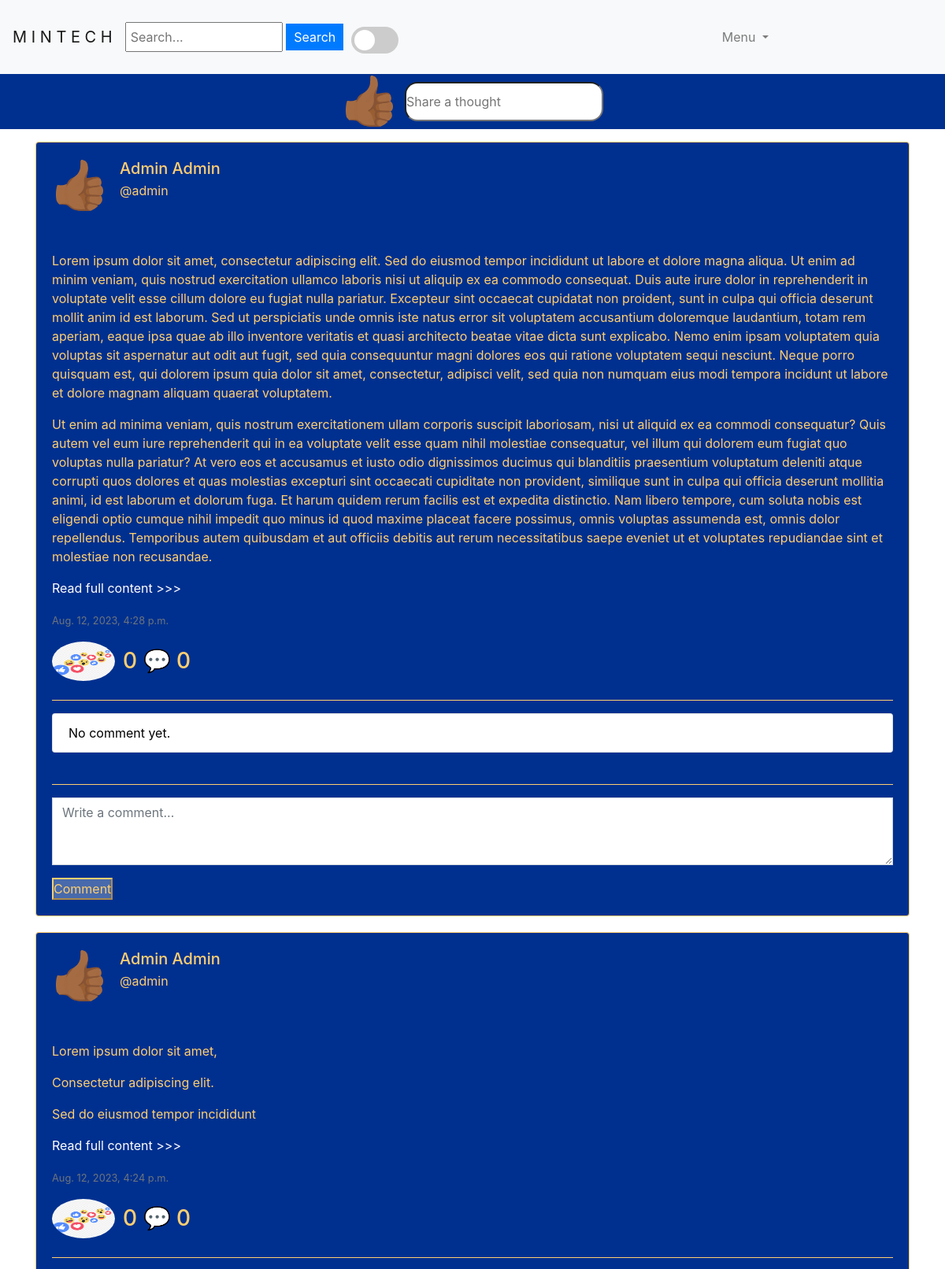
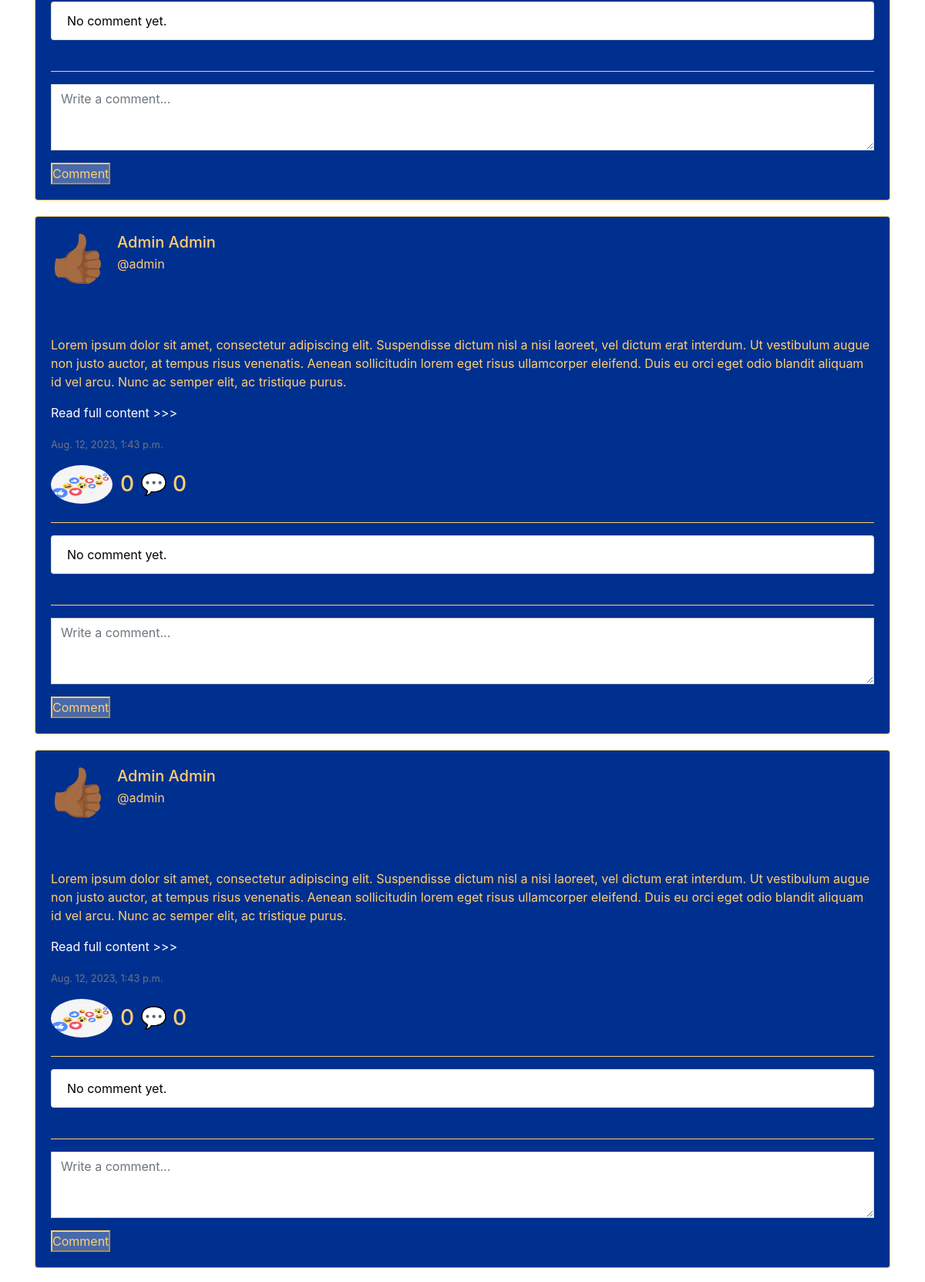
/ (signed in, upper part), run on the app's committed database (2 pictures, top to bottom).
### minsocial/models.py (models this page shows, shortened)
class Post(models.Model):
    user = models.ForeignKey(User, on_delete=models.CASCADE, blank=True, null=True, related_name="post_user")
    postContent = models.TextField(blank=True)
    timestamp = models.DateTimeField(auto_now_add=True)
    post_image = models.ImageField(upload_to='post_image/', null=True, blank=True)

class User(AbstractUser):
    profile_pics = models.ImageField(upload_to='profile_pics/', null=True, blank=True)
    phone_number = models.CharField(max_length=20, null=True, blank=True)
    about = models.TextField(null=True, blank=True)

### minsocial/views.py (the view)
# urls.py: path("", views.index, name="index"),
def index(request):
    if not request.user.is_authenticated:
        return render(request, "network/login.html")
    post = Post.objects.all().order_by("id").reverse().select_related("user")
    paginator = Paginator(post, 10) # Show 10 contacts per page.
    page_number = request.GET.get('page')
    page_post = paginator.get_page(page_number)
    user = request.user
    suggested_groups = Group.objects.all()
    groups = Group.objects.filter(members=user)
    is_member = groups.exists()  # Check if the user is a member of at least one group
    is_not_member = not is_member  # Check if the user is not a member of any group
    profile_pics = user.profile_pics
    comments = Comment.objects.filter(post__in=page_post)
    return render(request, "network/index.html", {
        "is_member": is_member,
        "is_not_member": is_not_member,
        "suggested_groups": suggested_groups,
        "page_post": page_post,
        "groups": groups,
        "profile_pics": profile_pics,
        "comments": comments,
        "user": user,
    })

### minsocial/templatetags/my_filters.py (called while the page is built)
@register.filter
def split_paragraphs(value):
    return value.split('\n')

### minsocial/templates/network/index.html (shortened to what this page needs)
{% extends "network/layout.html" %}
{% load custom_tags %}
{% load my_filters %}
{% load static %}
{% block body %}
{% if user.is_authenticated %}
<div class="input-group mb-3" id="create-post-field-container">
  {% if user.profile_pics %}
    <a href="{% url 'profile' user_id=user.id %}">
      <img src="{{ user.profile_pics.url }}" class="rounded-circle" width="70" height="70">
    </a>
  {% else %}
    <a href="{% url 'profile' user_id=user.id %}">
      <img src="/media/post_image/hand.gif" class="rounded-circle" width="70" height="70">
    </a>
  {% endif %}
  <input style="margin-top: 10px; height: 50px; border-radius: 1rem;" type="text" id="create-post-field" placeholder="Share a thought" onclick="openModal()">
</div>
{% endif %}
<div id="posts">
  {% for posts in page_post %}
  <section>
    <div class="container">
      <div class="card">
        <div class="card-body">
          <div class="d-flex align-items-center">
            {% if posts.user.profile_pics %}
              <a href="{% url 'profile' user_id=posts.user.id %}">
                <img src="{{ posts.user.profile_pics.url }}" class="rounded-circle" width="70" height="70">
              </a>
            {% else %}
              <a href="{% url 'profile' user_id=posts.user.id %}">
                <img src="/media/post_image/hand.gif" class="rounded-circle" width="70" height="70">
              </a>
            {% endif %}
            <div class="ml-3">
              <h5 class="card-title mb-1">
                <a class="card-title" style="text-decoration: none;" href="{% url 'profile' user_id=posts.user.id %}">{{posts.user.first_name}} {{posts.user.last_name}}</a>
              </h5>
              <p class="mb-0">
                <p>@{{posts.user.username}}</p>
              </p>
            </div>
          </div>
          <br>
          <br>
          <div class="card-text" id="content_{{ posts.id }}">
            {% for paragraph in posts.postContent|split_paragraphs|slice:":3" %}
              <p>{{ paragraph|urlize }}</p>
            {% endfor %}
            {% if posts.postContent|split_paragraphs|length >= 2 %}
              <a href="{% url 'post_content' post_id=posts.id %}">
                <p class="read-more" data-post="{{ posts.id }}">Read full content >>></p>
              </a>
            {% endif %}
        </div>
        <p class="card-text"><small class="text-muted">{{ posts.timestamp }}</small></p>
        {% include 'network/likes.html' %}
        <hr style="border-color: #FFCF70;">
        {% include 'network/comments.html' %}
      </div>
    </div>
  </div>
  </section>
{% endfor %}
</div>
{% endblock %}

### minsocial/templates/network/likes.html (shortened to what this page needs)
{% load custom_tags %}
{% load my_filters %}
{% load static %}
<div class="horizontal-container">
  <div class="">
    <h3 class="like-btn" data-post-id="{{ posts.id }}">
      <img src="/media/post_image/react.png" class="rounded-circle" alt="Shock" width="80" height="50">
    </h3>
  </div>
  {% with total_count=posts.postLove.count|add:posts.postHaha.count|add:posts.postSad.count|add:posts.postShock.count|add:posts.post_like.count %}
  <h3 onclick="opensModal('{{ posts.id }}')">
    <span style="color: #FFCF70;">{{ total_count }}</span> 💬 {{ posts.postComment.count }}
  </h3>
{% endwith %}
</div>

### minsocial/templates/network/comments.html (shortened to what this page needs)
{% load custom_tags %}
{% load my_filters %}
{% load static %}
<ul class="list-group">
    {% for comment in posts.postComment.all|slice:":3" %}
      <li class="list-group-item">
        {% if comment.author.profile_pics %}
        <a href="{% url 'profile' user_id=comment.author.id %}">
          <img src="{{ comment.author.profile_pics.url }}" class="rounded-circle" width="70" height="70">
        </a>
        {% else %}
        <a href="{% url 'profile' user_id=comment.author.id %}">
          <img src="/media/post_image/hand.gif" class="rounded-circle" width="70" height="70">
        </a>
        {% endif %}
        <strong><a href="{% url 'profile' user_id=comment.author.id %}"><span style="color: black;">@{{ comment.author.username }}</span></a> <span style="color: black;"> wrote:</span></strong>
        <div class="card-text" id="content_{{ comment.id }}">
          {% for paragraph in comment.message|split_paragraphs|slice:":8" %}
            <p style="color: black;">{{ paragraph|urlize }}</p>
          {% endfor %}
          {% if comment.message|split_paragraphs|length > 5 %}
          <a href="{% url 'post_content' post_id=posts.id %}">
            <p class="btn btn-link read-more" data-post="{{ posts.id }}">Read full comment >>></p>
          </a>
          {% endif %}
        </div>
      </li>
    {% empty %}
      <li class="list-group-item" style="color: black;">No comment yet.</li>
    {% endfor %}
  </ul>
  <br>
  <hr style="border-color: #FFCF70;">
        {% if user.is_authenticated %}
        <form action="{% url 'addComment' post_id=posts.id %}" method="POST">
          <div class="form-group">
            <span class="comment-field">
            <textarea type="text" id="new-comment" name="newComment" class="form-control rounded-0 shadow-none" rows="3" placeholder="Write a comment..."></textarea>
          </span>
          </div>
            <span class="btn-comment">
            <button class="submit-button" type="submit" id="comment-btn">
              Comment
            </button>
          </span>
        </form>
        {% endif %}

### minsocial/static/network/styles.css (style rules this page uses)
* { margin: 0; padding: 0; box-sizing: border-box; }
.read-more { color: white; }
.card { background-color: #00308F; color: #FFCF70; border-color: #FFCF70;; }
.card-body { color: #FFCF70; }
.submit-button { color: #FFCF70; border-color: #FFCF70;; }
.card-title { color: #FFCF70; }
.input-group { background-color: #00308F; display: flex; justify-content: center; gap: 10px; }
.container { margin-bottom: 20px }
.horizontal-container { display: flex; align-items: center; gap: 10px; }

### data on the page
Post: user.first_name "Admin", user.last_name "Admin", user.username "admin", postContent "Lorem ipsum dolor sit amet, consectetur adipiscing elit. Sed do eiusmod tempor incididunt ut labore et dolore magna aliqua. Ut enim ad minim veniam, quis nostrud exercitation ullamco laboris nisi ut aliquip ex ea commodo consequat. Duis aute irure dolor in reprehenderit in voluptate velit esse cillum dolore eu fugiat nulla pariatur. Excepteur sint occaecat cupidatat non proident, sunt in culpa qui officia deserunt mollit anim id est laborum. Sed ut perspiciatis unde omnis iste natus error sit voluptatem accusantium doloremque laudantium, totam rem aperiam, eaque ipsa quae ab illo inventore veritatis et quasi architecto beatae vitae dicta sunt explicabo. Nemo enim ipsam voluptatem quia…" "Ut enim ad minima veniam, quis nostrum exercitationem ullam corporis suscipit laboriosam, nisi ut aliquid ex ea commodi consequatur? Quis autem vel eum iure reprehenderit qui in ea voluptate velit esse quam nihil molestiae consequatur, vel illum qui dolorem eum fugiat quo voluptas nulla pariatur? At vero eos et accusamus et iusto odio dignissimos ducimus qui blanditiis praesentium voluptatum deleniti atque corrupti quos dolores et quas molestias excepturi sint occaecati cupiditate non provident, similique sunt in culpa qui officia deserunt mollitia animi, id est laborum et dolorum fuga. Et harum quidem rerum facilis est et expedita distinctio. Nam libero tempore, cum soluta nobis est…", timestamp "Aug. 12, 2023, 4:28 p.m.", postLove "0", postComment.count "0"
Post: user.first_name "Admin", user.last_name "Admin", user.username "admin", postContent "Lorem ipsum dolor sit amet," "Consectetur adipiscing elit." "Sed do eiusmod tempor incididunt", timestamp "Aug. 12, 2023, 4:24 p.m.", postLove "0", postComment.count "0"
Post: user.first_name "Admin", user.last_name "Admin", user.username "admin", postContent "Lorem ipsum dolor sit amet, consectetur adipiscing elit. Suspendisse dictum nisl a nisi laoreet, vel dictum erat interdum. Ut vestibulum augue non justo auctor, at tempus risus venenatis. Aenean sollicitudin lorem eget risus ullamcorper eleifend. Duis eu orci eget odio blandit aliquam id vel arcu. Nunc ac semper elit, ac tristique purus.", timestamp "Aug. 12, 2023, 1:43 p.m.", postLove "0", postComment.count "0"
Post: user.first_name "Admin", user.last_name "Admin", user.username "admin", postContent "Lorem ipsum dolor sit amet, consectetur adipiscing elit. Suspendisse dictum nisl a nisi laoreet, vel dictum erat interdum. Ut vestibulum augue non justo auctor, at tempus risus venenatis. Aenean sollicitudin lorem eget risus ullamcorper eleifend. Duis eu orci eget odio blandit aliquam id vel arcu. Nunc ac semper elit, ac tristique purus.", timestamp "Aug. 12, 2023, 1:43 p.m.", postLove "0", postComment.count "0"
